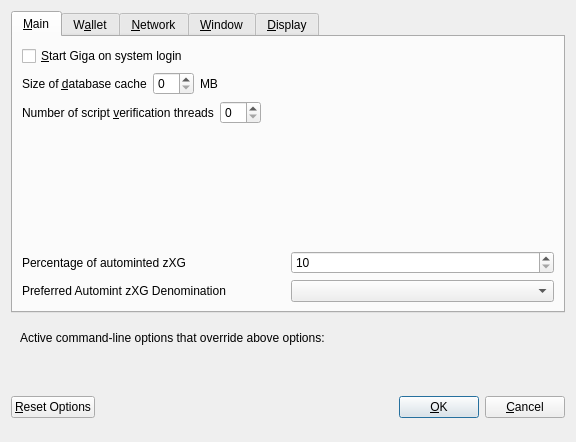
<?xml version="1.0" encoding="UTF-8"?>
<ui version="4.0">
 <class>OptionsDialog</class>
 <widget class="QDialog" name="OptionsDialog">
  <property name="geometry">
   <rect>
    <x>0</x>
    <y>0</y>
    <width>576</width>
    <height>442</height>
   </rect>
  </property>
  <property name="windowTitle">
   <string>Options</string>
  </property>
  <property name="modal">
   <bool>true</bool>
  </property>
  <layout class="QVBoxLayout" name="verticalLayout">
   <item>
    <widget class="QTabWidget" name="tabWidget">
     <property name="currentIndex">
      <number>0</number>
     </property>
     <widget class="QWidget" name="tabMain">
      <attribute name="title">
       <string>&amp;Main</string>
      </attribute>
      <layout class="QVBoxLayout" name="verticalLayout_Main">
       <item>
        <widget class="QCheckBox" name="bitcoinAtStartup">
         <property name="toolTip">
          <string>Automatically start Giga after logging in to the system.</string>
         </property>
         <property name="text">
          <string>&amp;Start Giga on system login</string>
         </property>
        </widget>
       </item>
       <item>
        <layout class="QHBoxLayout" name="horizontalLayout_2_Main">
         <item>
          <widget class="QLabel" name="databaseCacheLabel">
           <property name="text">
            <string>Size of &amp;database cache</string>
           </property>
           <property name="textFormat">
            <enum>Qt::PlainText</enum>
           </property>
           <property name="buddy">
            <cstring>databaseCache</cstring>
           </property>
          </widget>
         </item>
         <item>
          <widget class="QSpinBox" name="databaseCache"/>
         </item>
         <item>
          <widget class="QLabel" name="databaseCacheUnitLabel">
           <property name="text">
            <string>MB</string>
           </property>
           <property name="textFormat">
            <enum>Qt::PlainText</enum>
           </property>
          </widget>
         </item>
         <item>
          <spacer name="horizontalSpacer_2_Main">
           <property name="orientation">
            <enum>Qt::Horizontal</enum>
           </property>
           <property name="sizeHint" stdset="0">
            <size>
             <width>40</width>
             <height>20</height>
            </size>
           </property>
          </spacer>
         </item>
        </layout>
       </item>
       <item>
        <layout class="QHBoxLayout" name="horizontalLayout_3_Main">
         <item>
          <widget class="QLabel" name="threadsScriptVerifLabel">
           <property name="text">
            <string>Number of script &amp;verification threads</string>
           </property>
           <property name="textFormat">
            <enum>Qt::PlainText</enum>
           </property>
           <property name="buddy">
            <cstring>threadsScriptVerif</cstring>
           </property>
          </widget>
         </item>
         <item>
          <widget class="QSpinBox" name="threadsScriptVerif">
           <property name="toolTip">
            <string>(0 = auto, &lt;0 = leave that many cores free)</string>
           </property>
          </widget>
         </item>
         <item>
          <spacer name="horizontalSpacer_3_Main">
           <property name="orientation">
            <enum>Qt::Horizontal</enum>
           </property>
           <property name="sizeHint" stdset="0">
            <size>
             <width>40</width>
             <height>20</height>
            </size>
           </property>
          </spacer>
         </item>
        </layout>
       </item>
       <item>
        <spacer name="verticalSpacer_2">
         <property name="orientation">
          <enum>Qt::Vertical</enum>
         </property>
         <property name="sizeHint" stdset="0">
          <size>
           <width>20</width>
           <height>40</height>
          </size>
         </property>
        </spacer>
       </item>
       <item>
        <layout class="QHBoxLayout" name="horizontalLayout_3">
         <item>
          <widget class="QLabel" name="percentage_label">
           <property name="toolTip">
            <string>Percentage of incoming XG which get automatically converted to zXG via Zerocoin Protocol (min: 10%)</string>
           </property>
           <property name="text">
            <string>Percentage of autominted zXG</string>
           </property>
          </widget>
         </item>
         <item>
          <widget class="QSpinBox" name="zeromintPercentage">
           <property name="minimum">
            <number>10</number>
           </property>
           <property name="maximum">
            <number>100</number>
           </property>
          </widget>
         </item>
        </layout>
       </item>
       <item>
        <layout class="QHBoxLayout" name="horizontalLayout" stretch="0,0">
         <property name="sizeConstraint">
          <enum>QLayout::SetFixedSize</enum>
         </property>
         <item>
          <widget class="QLabel" name="labelPreferredDenom">
           <property name="maximumSize">
            <size>
             <width>16777215</width>
             <height>16777215</height>
            </size>
           </property>
           <property name="toolTip">
            <string>Wait with automatic conversion to Zerocoin until enough XG for this denomination is available</string>
           </property>
           <property name="text">
            <string>Preferred Automint zXG Denomination</string>
           </property>
          </widget>
         </item>
         <item>
          <widget class="QComboBox" name="preferredDenom">
           <property name="maximumSize">
            <size>
             <width>16777215</width>
             <height>27</height>
            </size>
           </property>
           <property name="toolTip">
            <string>Wait with automatic conversion to Zerocoin until enough XG for this denomination is available</string>
           </property>
           <property name="maxVisibleItems">
            <number>9</number>
           </property>
           <property name="maxCount">
            <number>9</number>
           </property>
          </widget>
         </item>
        </layout>
       </item>
      </layout>
     </widget>
     <widget class="QWidget" name="tabWallet">
      <attribute name="title">
       <string>W&amp;allet</string>
      </attribute>
      <layout class="QVBoxLayout" name="verticalLayout_Wallet">
       <item>
        <widget class="QGroupBox" name="groupBox">
         <property name="title">
          <string>Expert</string>
         </property>
         <layout class="QVBoxLayout" name="verticalLayout_2">
          <item>
           <widget class="QCheckBox" name="coinControlFeatures">
            <property name="toolTip">
             <string>Whether to show coin control features or not.</string>
            </property>
            <property name="text">
             <string>Enable coin &amp;control features</string>
            </property>
           </widget>
          </item>
          <item>
           <widget class="QCheckBox" name="showMasternodesTab">
            <property name="toolTip">
             <string>Show additional tab listing all your masternodes in first sub-tab&lt;br/&gt;and all masternodes on the network in second sub-tab.</string>
            </property>
            <property name="text">
             <string>Show Masternodes Tab</string>
            </property>
           </widget>
          </item>
          <item>
           <widget class="QCheckBox" name="spendZeroConfChange">
            <property name="toolTip">
             <string>If you disable the spending of unconfirmed change, the change from a transaction&lt;br/&gt;cannot be used until that transaction has at least one confirmation.&lt;br/&gt;This also affects how your balance is computed.</string>
            </property>
            <property name="text">
             <string>&amp;Spend unconfirmed change</string>
            </property>
           </widget>
          </item>
         </layout>
        </widget>
       </item>
       <item>
        <spacer name="verticalSpacer_Wallet">
         <property name="orientation">
          <enum>Qt::Vertical</enum>
         </property>
         <property name="sizeHint" stdset="0">
          <size>
           <width>20</width>
           <height>40</height>
          </size>
         </property>
        </spacer>
       </item>
      </layout>
     </widget>
     <widget class="QWidget" name="tabNetwork">
      <attribute name="title">
       <string>&amp;Network</string>
      </attribute>
      <layout class="QVBoxLayout" name="verticalLayout_Network">
       <item>
        <widget class="QCheckBox" name="mapPortUpnp">
         <property name="toolTip">
          <string>Automatically open the Giga client port on the router. This only works when your router supports UPnP and it is enabled.</string>
         </property>
         <property name="text">
          <string>Map port using &amp;UPnP</string>
         </property>
        </widget>
       </item>
       <item>
        <widget class="QCheckBox" name="allowIncoming">
         <property name="toolTip">
          <string>Accept connections from outside</string>
         </property>
         <property name="text">
          <string>Allow incoming connections</string>
         </property>
        </widget>
       </item>
       <item>
        <widget class="QCheckBox" name="connectSocks">
         <property name="toolTip">
          <string>Connect to the Giga network through a SOCKS5 proxy.</string>
         </property>
         <property name="text">
          <string>&amp;Connect through SOCKS5 proxy (default proxy):</string>
         </property>
        </widget>
       </item>
       <item>
        <layout class="QHBoxLayout" name="horizontalLayout_1_Network">
         <item>
          <widget class="QLabel" name="proxyIpLabel">
           <property name="text">
            <string>Proxy &amp;IP:</string>
           </property>
           <property name="textFormat">
            <enum>Qt::PlainText</enum>
           </property>
           <property name="buddy">
            <cstring>proxyIp</cstring>
           </property>
          </widget>
         </item>
         <item>
          <widget class="QValidatedLineEdit" name="proxyIp">
           <property name="minimumSize">
            <size>
             <width>140</width>
             <height>0</height>
            </size>
           </property>
           <property name="maximumSize">
            <size>
             <width>140</width>
             <height>16777215</height>
            </size>
           </property>
           <property name="toolTip">
            <string>IP address of the proxy (e.g. IPv4: 127.0.0.1 / IPv6: ::1)</string>
           </property>
          </widget>
         </item>
         <item>
          <widget class="QLabel" name="proxyPortLabel">
           <property name="text">
            <string>&amp;Port:</string>
           </property>
           <property name="textFormat">
            <enum>Qt::PlainText</enum>
           </property>
           <property name="buddy">
            <cstring>proxyPort</cstring>
           </property>
          </widget>
         </item>
         <item>
          <widget class="QLineEdit" name="proxyPort">
           <property name="minimumSize">
            <size>
             <width>55</width>
             <height>0</height>
            </size>
           </property>
           <property name="maximumSize">
            <size>
             <width>55</width>
             <height>16777215</height>
            </size>
           </property>
           <property name="toolTip">
            <string>Port of the proxy (e.g. 9050)</string>
           </property>
          </widget>
         </item>
         <item>
          <spacer name="horizontalSpacer_1_Network">
           <property name="orientation">
            <enum>Qt::Horizontal</enum>
           </property>
           <property name="sizeHint" stdset="0">
            <size>
             <width>40</width>
             <height>20</height>
            </size>
           </property>
          </spacer>
         </item>
        </layout>
       </item>
       <item>
        <spacer name="verticalSpacer_Network">
         <property name="orientation">
          <enum>Qt::Vertical</enum>
         </property>
         <property name="sizeHint" stdset="0">
          <size>
           <width>20</width>
           <height>40</height>
          </size>
         </property>
        </spacer>
       </item>
      </layout>
     </widget>
     <widget class="QWidget" name="tabWindow">
      <attribute name="title">
       <string>&amp;Window</string>
      </attribute>
      <layout class="QVBoxLayout" name="verticalLayout_Window">
       <item>
        <widget class="QCheckBox" name="minimizeToTray">
         <property name="toolTip">
          <string>Show only a tray icon after minimizing the window.</string>
         </property>
         <property name="text">
          <string>&amp;Minimize to the tray instead of the taskbar</string>
         </property>
        </widget>
       </item>
       <item>
        <widget class="QCheckBox" name="minimizeOnClose">
         <property name="toolTip">
          <string>Minimize instead of exit the application when the window is closed. When this option is enabled, the application will be closed only after selecting Quit in the menu.</string>
         </property>
         <property name="text">
          <string>M&amp;inimize on close</string>
         </property>
        </widget>
       </item>
       <item>
        <spacer name="verticalSpacer_Window">
         <property name="orientation">
          <enum>Qt::Vertical</enum>
         </property>
         <property name="sizeHint" stdset="0">
          <size>
           <width>20</width>
           <height>40</height>
          </size>
         </property>
        </spacer>
       </item>
      </layout>
     </widget>
     <widget class="QWidget" name="tabDisplay">
      <attribute name="title">
       <string>&amp;Display</string>
      </attribute>
      <layout class="QVBoxLayout" name="verticalLayout_Display">
       <item>
        <layout class="QHBoxLayout" name="horizontalLayout_1_Display">
         <item>
          <widget class="QLabel" name="langLabel">
           <property name="text">
            <string>User Interface &amp;language:</string>
           </property>
           <property name="textFormat">
            <enum>Qt::PlainText</enum>
           </property>
           <property name="buddy">
            <cstring>lang</cstring>
           </property>
          </widget>
         </item>
         <item>
          <widget class="QValueComboBox" name="lang">
           <property name="toolTip">
            <string>The user interface language can be set here. This setting will take effect after restarting Giga.</string>
           </property>
          </widget>
         </item>
        </layout>
       </item>
       <item>
        <widget class="QLabel" name="label_3">
         <property name="toolTip">
          <string notr="true"/>
         </property>
         <property name="statusTip">
          <string notr="true"/>
         </property>
         <property name="whatsThis">
          <string notr="true"/>
         </property>
         <property name="accessibleName">
          <string notr="true"/>
         </property>
         <property name="text">
          <string>Language missing or translation incomplete? Help contributing translations here:
https://www.transifex.com/Giga-project/Giga-project-translations</string>
         </property>
         <property name="wordWrap">
          <bool>true</bool>
         </property>
         <property name="openExternalLinks">
          <bool>true</bool>
         </property>
         <property name="textInteractionFlags">
          <set>Qt::TextBrowserInteraction</set>
         </property>
        </widget>
       </item>
       <item>
        <layout class="QHBoxLayout" name="horizontalLayout_4_Display" stretch="0,0">
         <item>
          <widget class="QLabel" name="themeLabel">
           <property name="text">
            <string>User Interface Theme:</string>
           </property>
          </widget>
         </item>
         <item>
          <widget class="QValueComboBox" name="theme"/>
         </item>
        </layout>
       </item>
       <item>
        <widget class="Line" name="line">
         <property name="orientation">
          <enum>Qt::Horizontal</enum>
         </property>
        </widget>
       </item>
       <item>
        <layout class="QHBoxLayout" name="horizontalLayout_2_Display">
         <item>
          <widget class="QLabel" name="unitLabel">
           <property name="text">
            <string>&amp;Unit to show amounts in:</string>
           </property>
           <property name="textFormat">
            <enum>Qt::PlainText</enum>
           </property>
           <property name="buddy">
            <cstring>unit</cstring>
           </property>
          </widget>
         </item>
         <item>
          <widget class="QValueComboBox" name="unit">
           <property name="toolTip">
            <string>Choose the default subdivision unit to show in the interface and when sending coins.</string>
           </property>
          </widget>
         </item>
        </layout>
       </item>
       <item>
        <layout class="QHBoxLayout" name="horizontalLayout_5_Display">
         <item>
          <widget class="QLabel" name="digitsLabel">
           <property name="text">
            <string>Decimal digits</string>
           </property>
          </widget>
         </item>
         <item>
          <widget class="QValueComboBox" name="digits"/>
         </item>
        </layout>
       </item>
       <item>
        <layout class="QHBoxLayout" name="horizontalLayout_3_Display">
         <item>
          <widget class="QLabel" name="thirdPartyTxUrlsLabel">
           <property name="toolTip">
            <string>Third party URLs (e.g. a block explorer) that appear in the transactions tab as context menu items. %s in the URL is replaced by transaction hash. Multiple URLs are separated by vertical bar |.</string>
           </property>
           <property name="text">
            <string>Third party transaction URLs</string>
           </property>
           <property name="buddy">
            <cstring>thirdPartyTxUrls</cstring>
           </property>
          </widget>
         </item>
         <item>
          <widget class="QLineEdit" name="thirdPartyTxUrls">
           <property name="toolTip">
            <string>Third party URLs (e.g. a block explorer) that appear in the transactions tab as context menu items. %s in the URL is replaced by transaction hash. Multiple URLs are separated by vertical bar |.</string>
           </property>
          </widget>
         </item>
        </layout>
       </item>
       <item>
        <spacer name="verticalSpacer">
         <property name="orientation">
          <enum>Qt::Vertical</enum>
         </property>
         <property name="sizeHint" stdset="0">
          <size>
           <width>20</width>
           <height>40</height>
          </size>
         </property>
        </spacer>
       </item>
      </layout>
     </widget>
    </widget>
   </item>
   <item>
    <widget class="QFrame" name="frame">
     <layout class="QVBoxLayout" name="verticalLayout_Bottom">
      <item>
       <layout class="QHBoxLayout" name="horizontalLayout_Bottom">
        <item>
         <widget class="QLabel" name="overriddenByCommandLineInfoLabel">
          <property name="text">
           <string>Active command-line options that override above options:</string>
          </property>
          <property name="textFormat">
           <enum>Qt::PlainText</enum>
          </property>
         </widget>
        </item>
        <item>
         <spacer name="horizontalSpacer_Bottom">
          <property name="orientation">
           <enum>Qt::Horizontal</enum>
          </property>
          <property name="sizeHint" stdset="0">
           <size>
            <width>40</width>
            <height>20</height>
           </size>
          </property>
         </spacer>
        </item>
       </layout>
      </item>
      <item>
       <widget class="QLabel" name="overriddenByCommandLineLabel">
        <property name="text">
         <string/>
        </property>
        <property name="textFormat">
         <enum>Qt::PlainText</enum>
        </property>
        <property name="wordWrap">
         <bool>true</bool>
        </property>
       </widget>
      </item>
     </layout>
    </widget>
   </item>
   <item>
    <layout class="QHBoxLayout" name="horizontalLayout_Buttons">
     <item>
      <widget class="QPushButton" name="resetButton">
       <property name="toolTip">
        <string>Reset all client options to default.</string>
       </property>
       <property name="text">
        <string>&amp;Reset Options</string>
       </property>
       <property name="autoDefault">
        <bool>false</bool>
       </property>
      </widget>
     </item>
     <item>
      <spacer name="horizontalSpacer_1">
       <property name="orientation">
        <enum>Qt::Horizontal</enum>
       </property>
       <property name="sizeHint" stdset="0">
        <size>
         <width>40</width>
         <height>48</height>
        </size>
       </property>
      </spacer>
     </item>
     <item>
      <widget class="QLabel" name="statusLabel">
       <property name="minimumSize">
        <size>
         <width>200</width>
         <height>0</height>
        </size>
       </property>
       <property name="font">
        <font>
         <weight>75</weight>
         <bold>true</bold>
        </font>
       </property>
       <property name="text">
        <string/>
       </property>
       <property name="textFormat">
        <enum>Qt::PlainText</enum>
       </property>
       <property name="wordWrap">
        <bool>true</bool>
       </property>
      </widget>
     </item>
     <item>
      <spacer name="horizontalSpacer_2">
       <property name="orientation">
        <enum>Qt::Horizontal</enum>
       </property>
       <property name="sizeHint" stdset="0">
        <size>
         <width>40</width>
         <height>48</height>
        </size>
       </property>
      </spacer>
     </item>
     <item>
      <widget class="QPushButton" name="okButton">
       <property name="text">
        <string>&amp;OK</string>
       </property>
       <property name="autoDefault">
        <bool>false</bool>
       </property>
       <property name="default">
        <bool>true</bool>
       </property>
      </widget>
     </item>
     <item>
      <widget class="QPushButton" name="cancelButton">
       <property name="text">
        <string>&amp;Cancel</string>
       </property>
       <property name="autoDefault">
        <bool>false</bool>
       </property>
      </widget>
     </item>
    </layout>
   </item>
  </layout>
 </widget>
 <customwidgets>
  <customwidget>
   <class>QValidatedLineEdit</class>
   <extends>QLineEdit</extends>
   <header>qvalidatedlineedit.h</header>
  </customwidget>
  <customwidget>
   <class>QValueComboBox</class>
   <extends>QComboBox</extends>
   <header>qvaluecombobox.h</header>
  </customwidget>
 </customwidgets>
 <resources/>
 <connections/>
</ui>
